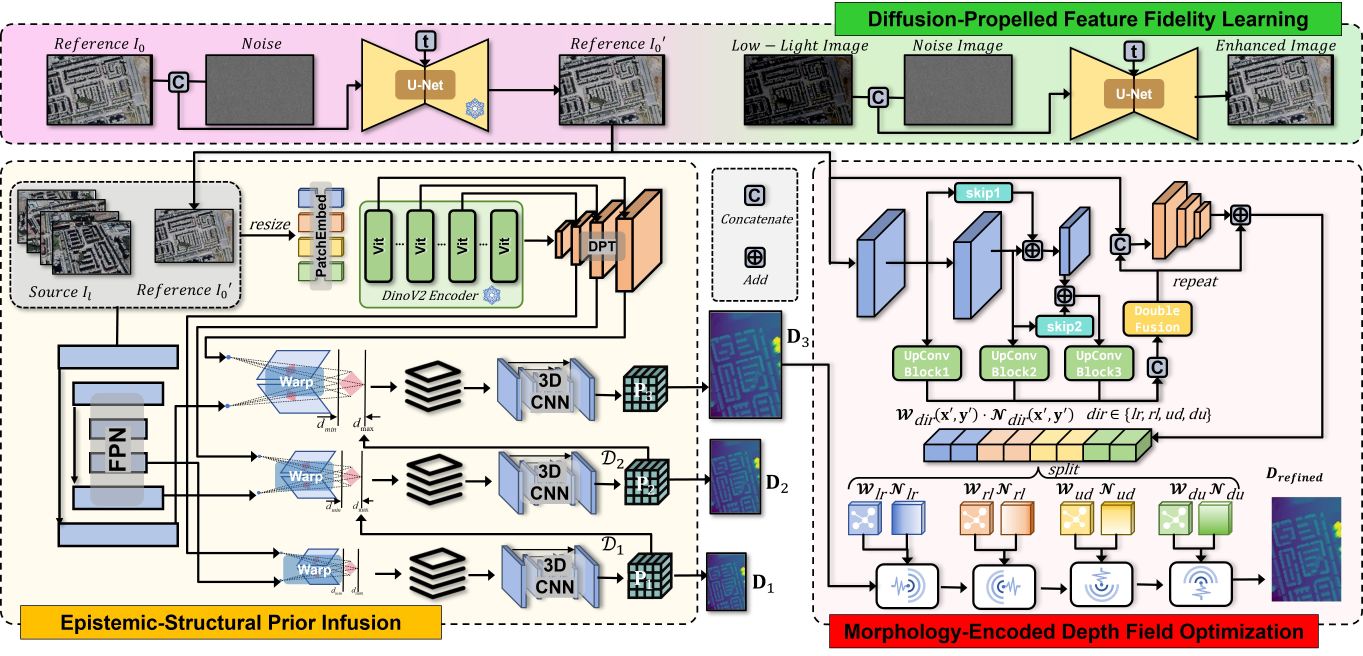
#> input picture img/overall.jpg, 5452 x 2624 px (shown at 1/4 size); its folder holds only this picture in this run
$ python -i preprocess.py   (imports and definitions only)
#> lines starting #> are read from the running program, lines starting #| are printed output that depends on the picture
#> further down, picture is the input picture: PIL image 5452x2624 RGB; mean R, G, B 202.1, 197.7, 189.6
"""
data preprocesses.
"""

from __future__ import print_function

import os
os.environ["TF_CPP_MIN_LOG_LEVEL"] = '2'
import time
import glob
import random
import math
import re
import sys

import cv2
import numpy as np
import random
from PIL import Image, ImageEnhance, ImageOps, ImageFile


# [636 lines left out: functions scale_camera, scale_mvs_camera, scale_image, scale_input, crop_input, center_image and 11 more, not called in this run]


# data augment
def image_augment(image):

    image = randomColor(image)
    #image = randomGaussian(image, mean=0.2, sigma=0.3)

    return image


def randomColor(image):

    random_factor = np.random.randint(1, 301) / 100.
    color_image = ImageEnhance.Color(image).enhance(random_factor)  # Image Color
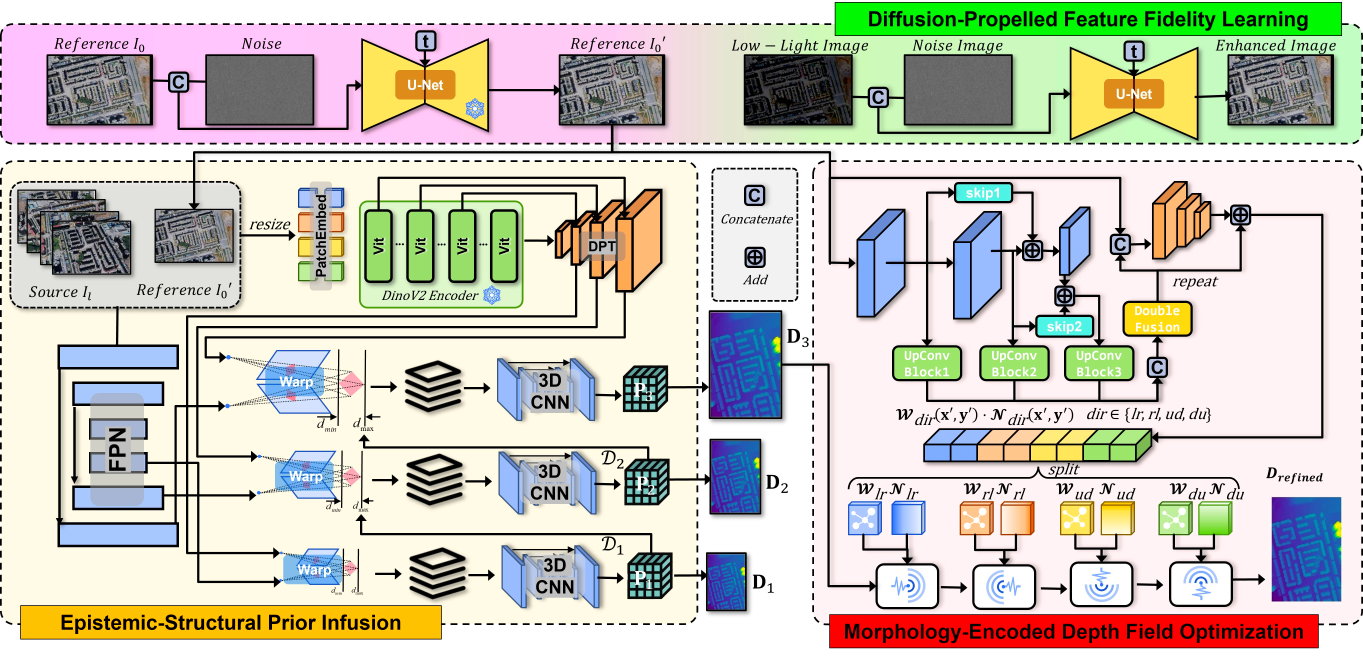
#> color_image: PIL image 5452x2624 RGB (shown at 1/4 size); mean R, G, B 200.5, 197.8, 185.7
    random_factor = np.random.randint(10, 201) / 100.
    brightness_image = ImageEnhance.Brightness(color_image).enhance(random_factor)  # Image Brightness
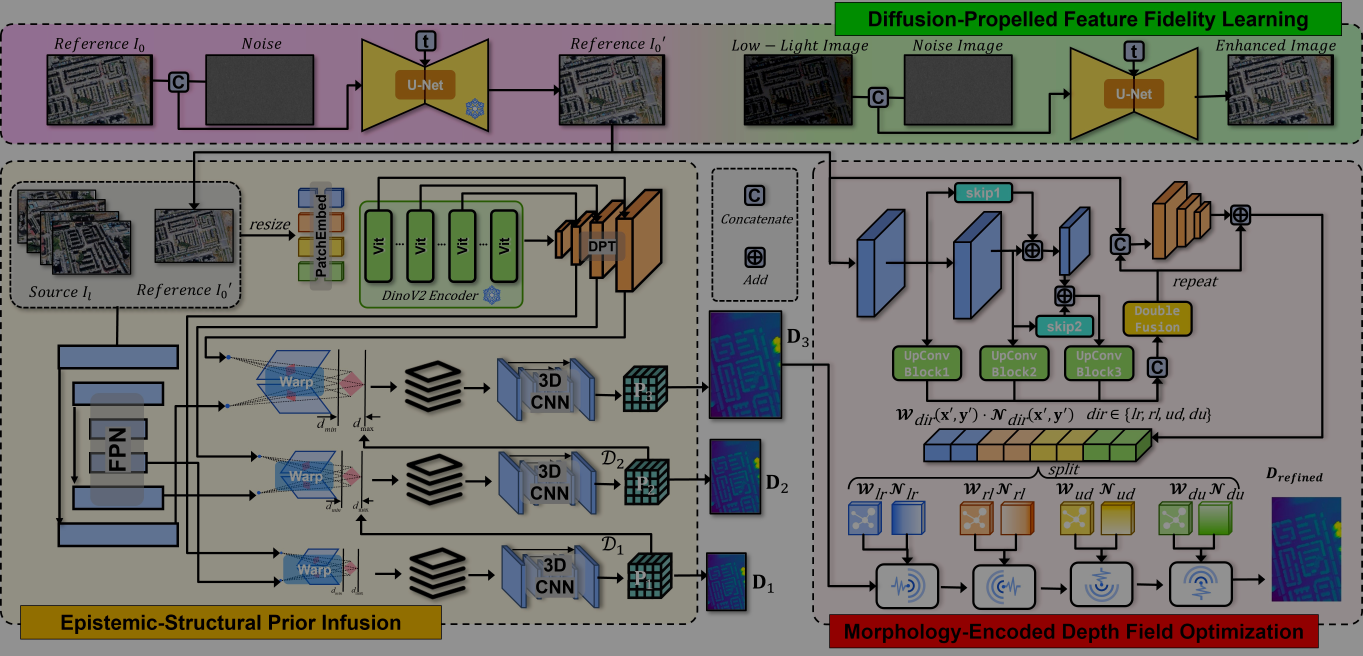
#> brightness_image: PIL image 5452x2624 RGB (shown at 1/4 size); mean R, G, B 113.9, 112.4, 105.5
    random_factor = np.random.randint(10, 201) / 100.
    contrast_image = ImageEnhance.Contrast(brightness_image).enhance(random_factor)  # Image Contrast
    random_factor = np.random.randint(0, 301) / 100.
    sharpness_image = ImageEnhance.Sharpness(contrast_image).enhance(random_factor)  # Image Sharpness

    return sharpness_image


# [20 lines left out: function randomGaussian, not called in this run]

>>> from PIL import Image
>>> picture = Image.open('../img/overall.jpg')
>>> result = image_augment(picture)

$ run again, on img/whu_mhun.jpg
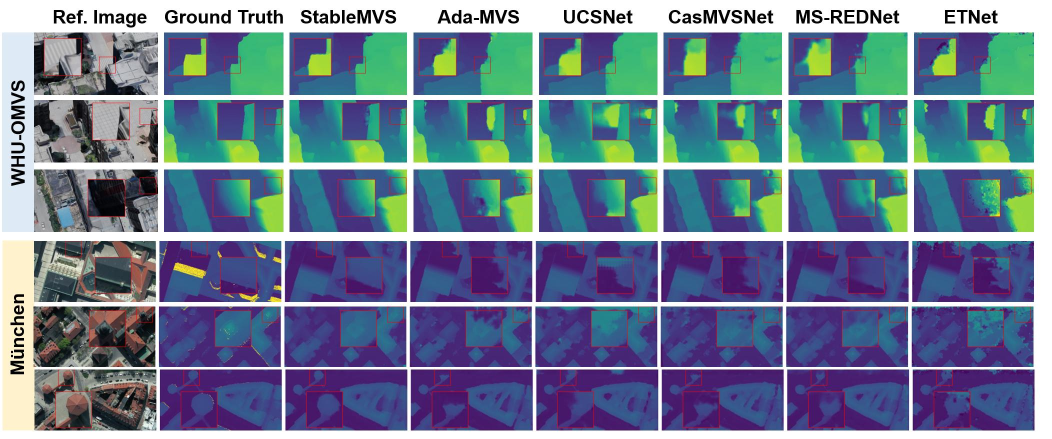
#> input picture img/whu_mhun.jpg, 2104 x 878 px (shown at 1/2 size)
#> picture is the input picture: PIL image 2104x878 RGB; mean R, G, B 109.7, 126.1, 146.9
#> in randomColor, `color_image = ImageEnhance.Color(image).enhance(random_factor)`:
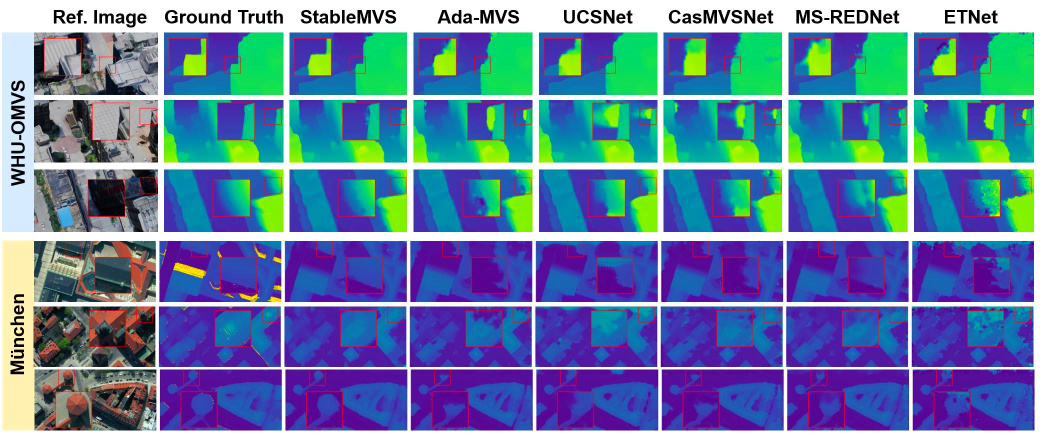
#> color_image: PIL image 2104x878 RGB (shown at 1/2 size); mean R, G, B 100.5, 127.5, 164.3
#> in randomColor, `brightness_image = ImageEnhance.Brightness(color_image).enhance(random..`:
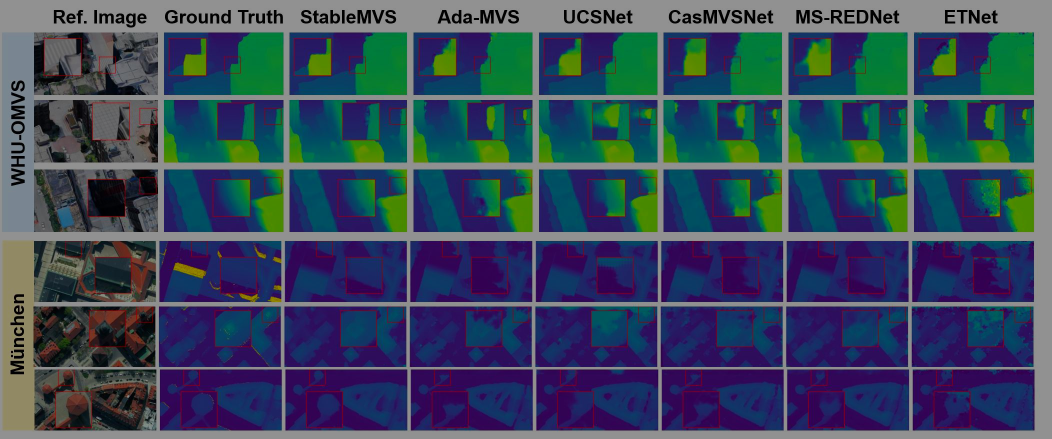
#> brightness_image: PIL image 2104x878 RGB (shown at 1/2 size); mean R, G, B 56.9, 72.2, 93.2
